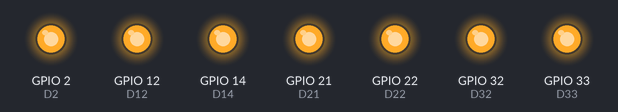
Recording of a sketch running on a simulated ESP32. Shown: output pins drawn as LEDs (lit = HIGH). Pins used as bus, display or sensor lines are not drawn.

Above: at 0.1 s.
Timing chart, 0 to 1.6 s (numbered marks = the images above):
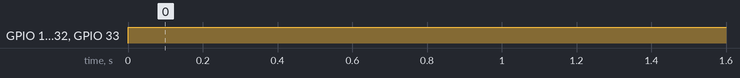

Measured:
- by itself, GPIO 12 (D12), GPIO 14 (D14), GPIO 21 (D21), GPIO 22 (D22), GPIO 32 (D32), GPIO 33 (D33): LOW → HIGH at 0.00 s

The sketch:

Pengujian_Mikrokontroller.ino
```cpp
/*
 * Pengujian Mikrokontroller
 * Sofyan R. - 191311030
*/

// Deklarasi pin yang dipakai
const int D2 = 2;
const int D4 = 4;
const int D12 = 12;
const int D14 = 14;
const int D21 = 21;
const int D22 = 22;
const int D32 = 32;
const int D33 = 33;

void setup() {
  // Inisialisasi pin-pin sebagai output
  pinMode(D2, OUTPUT);
  pinMode(D4, OUTPUT);
  pinMode(D12, OUTPUT);
  pinMode(D14, OUTPUT);
  pinMode(D21, OUTPUT);
  pinMode(D22, OUTPUT);
  pinMode(D32, OUTPUT);
  pinMode(D33, OUTPUT);
}

void loop() {
  // Memberi Logic HIGH pada semua pin yang dipakai
  digitalWrite(D2, HIGH);
  digitalWrite(D4, HIGH);
  digitalWrite(D12, HIGH);
  digitalWrite(D14, HIGH);
  digitalWrite(D21, HIGH);
  digitalWrite(D22, HIGH);
  digitalWrite(D32, HIGH);
  digitalWrite(D33, HIGH);
}
```
